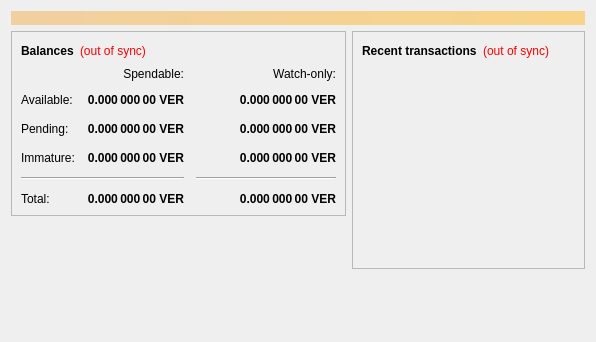
<?xml version="1.0" encoding="UTF-8"?>
<ui version="4.0">
 <class>OverviewPage</class>
 <widget class="QWidget" name="OverviewPage">
  <property name="geometry">
   <rect>
    <x>0</x>
    <y>0</y>
    <width>596</width>
    <height>342</height>
   </rect>
  </property>
  <property name="windowTitle">
   <string>Form</string>
  </property>
  <layout class="QVBoxLayout" name="topLayout">
   <item>
    <widget class="QLabel" name="labelAlerts">
     <property name="visible">
      <bool>false</bool>
     </property>
     <property name="styleSheet">
      <string notr="true">background-color: qlineargradient(x1: 0, y1: 0, x2: 1, y2: 0, stop:0 #F0D0A0, stop:1 #F8D488); color:#000000;</string>
     </property>
     <property name="wordWrap">
      <bool>true</bool>
     </property>
     <property name="margin">
      <number>3</number>
     </property>
    </widget>
   </item>
   <item>
    <layout class="QHBoxLayout" name="horizontalLayout" stretch="1,1">
     <item>
      <layout class="QVBoxLayout" name="verticalLayout_2">
       <item>
        <widget class="QFrame" name="frame">
         <property name="frameShape">
          <enum>QFrame::StyledPanel</enum>
         </property>
         <property name="frameShadow">
          <enum>QFrame::Raised</enum>
         </property>
         <layout class="QVBoxLayout" name="verticalLayout_4">
          <item>
           <layout class="QHBoxLayout" name="horizontalLayout_4">
            <item>
             <widget class="QLabel" name="label_5">
              <property name="font">
               <font>
                <weight>75</weight>
                <bold>true</bold>
               </font>
              </property>
              <property name="text">
               <string>Balances</string>
              </property>
             </widget>
            </item>
            <item>
             <widget class="QLabel" name="labelWalletStatus">
              <property name="cursor">
               <cursorShape>WhatsThisCursor</cursorShape>
              </property>
              <property name="toolTip">
               <string>The displayed information may be out of date. Your wallet automatically synchronizes with the Veroclassic network after a connection is established, but this process has not completed yet.</string>
              </property>
              <property name="styleSheet">
               <string notr="true">QLabel { color: red; }</string>
              </property>
              <property name="text">
               <string notr="true">(out of sync)</string>
              </property>
              <property name="alignment">
               <set>Qt::AlignLeading|Qt::AlignLeft|Qt::AlignVCenter</set>
              </property>
             </widget>
            </item>
            <item>
             <spacer name="horizontalSpacer_3">
              <property name="orientation">
               <enum>Qt::Horizontal</enum>
              </property>
              <property name="sizeHint" stdset="0">
               <size>
                <width>40</width>
                <height>20</height>
               </size>
              </property>
             </spacer>
            </item>
           </layout>
          </item>
          <item>
           <layout class="QGridLayout" name="gridLayout">
            <property name="spacing">
             <number>12</number>
            </property>
            <item row="2" column="2">
             <widget class="QLabel" name="labelWatchPending">
              <property name="font">
               <font>
                <weight>75</weight>
                <bold>true</bold>
               </font>
              </property>
              <property name="cursor">
               <cursorShape>IBeamCursor</cursorShape>
              </property>
              <property name="toolTip">
               <string>Unconfirmed transactions to watch-only addresses</string>
              </property>
              <property name="text">
               <string notr="true">0.000 000 00 VER</string>
              </property>
              <property name="alignment">
               <set>Qt::AlignRight|Qt::AlignTrailing|Qt::AlignVCenter</set>
              </property>
              <property name="textInteractionFlags">
               <set>Qt::LinksAccessibleByMouse|Qt::TextSelectableByKeyboard|Qt::TextSelectableByMouse</set>
              </property>
             </widget>
            </item>
            <item row="2" column="1">
             <widget class="QLabel" name="labelUnconfirmed">
              <property name="font">
               <font>
                <weight>75</weight>
                <bold>true</bold>
               </font>
              </property>
              <property name="cursor">
               <cursorShape>IBeamCursor</cursorShape>
              </property>
              <property name="toolTip">
               <string>Total of transactions that have yet to be confirmed, and do not yet count toward the spendable balance</string>
              </property>
              <property name="text">
               <string notr="true">0.000 000 00 VER</string>
              </property>
              <property name="alignment">
               <set>Qt::AlignRight|Qt::AlignTrailing|Qt::AlignVCenter</set>
              </property>
              <property name="textInteractionFlags">
               <set>Qt::LinksAccessibleByMouse|Qt::TextSelectableByKeyboard|Qt::TextSelectableByMouse</set>
              </property>
             </widget>
            </item>
            <item row="3" column="2">
             <widget class="QLabel" name="labelWatchImmature">
              <property name="font">
               <font>
                <weight>75</weight>
                <bold>true</bold>
               </font>
              </property>
              <property name="cursor">
               <cursorShape>IBeamCursor</cursorShape>
              </property>
              <property name="toolTip">
               <string>Mined balance in watch-only addresses that has not yet matured</string>
              </property>
              <property name="text">
               <string notr="true">0.000 000 00 VER</string>
              </property>
              <property name="alignment">
               <set>Qt::AlignRight|Qt::AlignTrailing|Qt::AlignVCenter</set>
              </property>
              <property name="textInteractionFlags">
               <set>Qt::LinksAccessibleByMouse|Qt::TextSelectableByKeyboard|Qt::TextSelectableByMouse</set>
              </property>
             </widget>
            </item>
            <item row="4" column="0" colspan="2">
             <widget class="Line" name="line">
              <property name="orientation">
               <enum>Qt::Horizontal</enum>
              </property>
             </widget>
            </item>
            <item row="4" column="2">
             <widget class="Line" name="lineWatchBalance">
              <property name="sizePolicy">
               <sizepolicy hsizetype="Preferred" vsizetype="Fixed">
                <horstretch>0</horstretch>
                <verstretch>0</verstretch>
               </sizepolicy>
              </property>
              <property name="minimumSize">
               <size>
                <width>140</width>
                <height>0</height>
               </size>
              </property>
              <property name="orientation">
               <enum>Qt::Horizontal</enum>
              </property>
             </widget>
            </item>
            <item row="5" column="0">
             <widget class="QLabel" name="labelTotalText">
              <property name="text">
               <string>Total:</string>
              </property>
             </widget>
            </item>
            <item row="3" column="1">
             <widget class="QLabel" name="labelImmature">
              <property name="font">
               <font>
                <weight>75</weight>
                <bold>true</bold>
               </font>
              </property>
              <property name="cursor">
               <cursorShape>IBeamCursor</cursorShape>
              </property>
              <property name="toolTip">
               <string>Mined balance that has not yet matured</string>
              </property>
              <property name="text">
               <string notr="true">0.000 000 00 VER</string>
              </property>
              <property name="alignment">
               <set>Qt::AlignRight|Qt::AlignTrailing|Qt::AlignVCenter</set>
              </property>
              <property name="textInteractionFlags">
               <set>Qt::LinksAccessibleByMouse|Qt::TextSelectableByKeyboard|Qt::TextSelectableByMouse</set>
              </property>
             </widget>
            </item>
            <item row="2" column="3">
             <spacer name="horizontalSpacer_2">
              <property name="orientation">
               <enum>Qt::Horizontal</enum>
              </property>
              <property name="sizeHint" stdset="0">
               <size>
                <width>40</width>
                <height>20</height>
               </size>
              </property>
             </spacer>
            </item>
            <item row="3" column="0">
             <widget class="QLabel" name="labelImmatureText">
              <property name="text">
               <string>Immature:</string>
              </property>
             </widget>
            </item>
            <item row="5" column="1">
             <widget class="QLabel" name="labelTotal">
              <property name="font">
               <font>
                <weight>75</weight>
                <bold>true</bold>
               </font>
              </property>
              <property name="cursor">
               <cursorShape>IBeamCursor</cursorShape>
              </property>
              <property name="toolTip">
               <string>Your current total balance</string>
              </property>
              <property name="text">
               <string notr="true">0.000 000 00 VER</string>
              </property>
              <property name="alignment">
               <set>Qt::AlignRight|Qt::AlignTrailing|Qt::AlignVCenter</set>
              </property>
              <property name="textInteractionFlags">
               <set>Qt::LinksAccessibleByMouse|Qt::TextSelectableByKeyboard|Qt::TextSelectableByMouse</set>
              </property>
             </widget>
            </item>
            <item row="5" column="2">
             <widget class="QLabel" name="labelWatchTotal">
              <property name="font">
               <font>
                <weight>75</weight>
                <bold>true</bold>
               </font>
              </property>
              <property name="cursor">
               <cursorShape>IBeamCursor</cursorShape>
              </property>
              <property name="toolTip">
               <string>Current total balance in watch-only addresses</string>
              </property>
              <property name="text">
               <string notr="true">0.000 000 00 VER</string>
              </property>
              <property name="alignment">
               <set>Qt::AlignRight|Qt::AlignTrailing|Qt::AlignVCenter</set>
              </property>
              <property name="textInteractionFlags">
               <set>Qt::LinksAccessibleByMouse|Qt::TextSelectableByKeyboard|Qt::TextSelectableByMouse</set>
              </property>
             </widget>
            </item>
            <item row="0" column="2">
             <widget class="QLabel" name="labelWatchonly">
              <property name="text">
               <string>Watch-only:</string>
              </property>
              <property name="alignment">
               <set>Qt::AlignRight|Qt::AlignTrailing|Qt::AlignVCenter</set>
              </property>
             </widget>
            </item>
            <item row="1" column="0">
             <widget class="QLabel" name="labelBalanceText">
              <property name="text">
               <string>Available:</string>
              </property>
             </widget>
            </item>
            <item row="1" column="1">
             <widget class="QLabel" name="labelBalance">
              <property name="font">
               <font>
                <weight>75</weight>
                <bold>true</bold>
               </font>
              </property>
              <property name="cursor">
               <cursorShape>IBeamCursor</cursorShape>
              </property>
              <property name="toolTip">
               <string>Your current spendable balance</string>
              </property>
              <property name="text">
               <string notr="true">0.000 000 00 VER</string>
              </property>
              <property name="alignment">
               <set>Qt::AlignRight|Qt::AlignTrailing|Qt::AlignVCenter</set>
              </property>
              <property name="textInteractionFlags">
               <set>Qt::LinksAccessibleByMouse|Qt::TextSelectableByKeyboard|Qt::TextSelectableByMouse</set>
              </property>
             </widget>
            </item>
            <item row="1" column="2">
             <widget class="QLabel" name="labelWatchAvailable">
              <property name="font">
               <font>
                <weight>75</weight>
                <bold>true</bold>
               </font>
              </property>
              <property name="cursor">
               <cursorShape>IBeamCursor</cursorShape>
              </property>
              <property name="toolTip">
               <string>Your current balance in watch-only addresses</string>
              </property>
              <property name="text">
               <string notr="true">0.000 000 00 VER</string>
              </property>
              <property name="alignment">
               <set>Qt::AlignRight|Qt::AlignTrailing|Qt::AlignVCenter</set>
              </property>
              <property name="textInteractionFlags">
               <set>Qt::LinksAccessibleByMouse|Qt::TextSelectableByKeyboard|Qt::TextSelectableByMouse</set>
              </property>
             </widget>
            </item>
            <item row="2" column="0">
             <widget class="QLabel" name="labelPendingText">
              <property name="text">
               <string>Pending:</string>
              </property>
             </widget>
            </item>
            <item row="0" column="1">
             <widget class="QLabel" name="labelSpendable">
              <property name="text">
               <string>Spendable:</string>
              </property>
              <property name="alignment">
               <set>Qt::AlignRight|Qt::AlignTrailing|Qt::AlignVCenter</set>
              </property>
             </widget>
            </item>
           </layout>
          </item>
         </layout>
        </widget>
       </item>
       <item>
        <spacer name="verticalSpacer">
         <property name="orientation">
          <enum>Qt::Vertical</enum>
         </property>
         <property name="sizeHint" stdset="0">
          <size>
           <width>20</width>
           <height>40</height>
          </size>
         </property>
        </spacer>
       </item>
      </layout>
     </item>
     <item>
      <layout class="QVBoxLayout" name="verticalLayout_3">
       <item>
        <widget class="QFrame" name="frame_2">
         <property name="frameShape">
          <enum>QFrame::StyledPanel</enum>
         </property>
         <property name="frameShadow">
          <enum>QFrame::Raised</enum>
         </property>
         <layout class="QVBoxLayout" name="verticalLayout">
          <item>
           <layout class="QHBoxLayout" name="horizontalLayout_2">
            <item>
             <widget class="QLabel" name="label_4">
              <property name="font">
               <font>
                <weight>75</weight>
                <bold>true</bold>
               </font>
              </property>
              <property name="text">
               <string>Recent transactions</string>
              </property>
             </widget>
            </item>
            <item>
             <widget class="QLabel" name="labelTransactionsStatus">
              <property name="cursor">
               <cursorShape>WhatsThisCursor</cursorShape>
              </property>
              <property name="toolTip">
               <string>The displayed information may be out of date. Your wallet automatically synchronizes with the Veroclassic network after a connection is established, but this process has not completed yet.</string>
              </property>
              <property name="styleSheet">
               <string notr="true">QLabel { color: red; }</string>
              </property>
              <property name="text">
               <string notr="true">(out of sync)</string>
              </property>
              <property name="alignment">
               <set>Qt::AlignRight|Qt::AlignTrailing|Qt::AlignVCenter</set>
              </property>
             </widget>
            </item>
            <item>
             <spacer name="horizontalSpacer">
              <property name="orientation">
               <enum>Qt::Horizontal</enum>
              </property>
              <property name="sizeHint" stdset="0">
               <size>
                <width>40</width>
                <height>20</height>
               </size>
              </property>
             </spacer>
            </item>
           </layout>
          </item>
          <item>
           <widget class="QListView" name="listTransactions">
            <property name="styleSheet">
             <string notr="true">QListView { background: transparent; }</string>
            </property>
            <property name="frameShape">
             <enum>QFrame::NoFrame</enum>
            </property>
            <property name="verticalScrollBarPolicy">
             <enum>Qt::ScrollBarAlwaysOff</enum>
            </property>
            <property name="horizontalScrollBarPolicy">
             <enum>Qt::ScrollBarAlwaysOff</enum>
            </property>
            <property name="selectionMode">
             <enum>QAbstractItemView::NoSelection</enum>
            </property>
           </widget>
          </item>
         </layout>
        </widget>
       </item>
       <item>
        <spacer name="verticalSpacer_2">
         <property name="orientation">
          <enum>Qt::Vertical</enum>
         </property>
         <property name="sizeHint" stdset="0">
          <size>
           <width>20</width>
           <height>40</height>
          </size>
         </property>
        </spacer>
       </item>
      </layout>
     </item>
    </layout>
   </item>
  </layout>
 </widget>
 <resources/>
 <connections/>
</ui>
